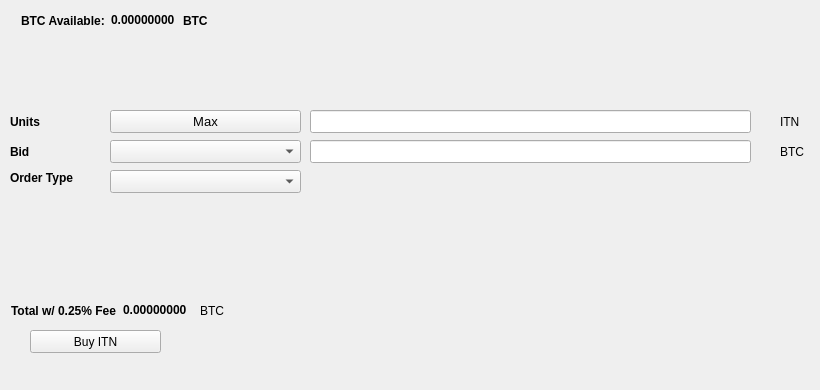
   <widget class="QWidget" name="BuyTab">
    <attribute name="title">
     <string>Buy</string>
    </attribute>
    <widget class="QPushButton" name="BuyITN">
     <property name="geometry">
      <rect>
       <x>30</x>
       <y>330</y>
       <width>131</width>
       <height>23</height>
      </rect>
     </property>
     <property name="text">
      <string>Buy ITN</string>
     </property>
     <property name="icon">
      <iconset resource="../itn.qrc">
       <normaloff>:/icons/bitcoin</normaloff>:/icons/bitcoin</iconset>
     </property>
    </widget>
    <widget class="QLabel" name="label_3">
     <property name="geometry">
      <rect>
       <x>10</x>
       <y>110</y>
       <width>46</width>
       <height>23</height>
      </rect>
     </property>
     <property name="font">
      <font>
       <weight>75</weight>
       <bold>true</bold>
      </font>
     </property>
     <property name="text">
      <string>Units</string>
     </property>
    </widget>
    <widget class="QLineEdit" name="UnitsInput">
     <property name="geometry">
      <rect>
       <x>310</x>
       <y>110</y>
       <width>441</width>
       <height>23</height>
      </rect>
     </property>
     <property name="font">
      <font>
       <pointsize>9</pointsize>
       <weight>75</weight>
       <bold>true</bold>
      </font>
     </property>
    </widget>
    <widget class="QLineEdit" name="BuyBidPriceEdit">
     <property name="geometry">
      <rect>
       <x>310</x>
       <y>140</y>
       <width>441</width>
       <height>23</height>
      </rect>
     </property>
     <property name="font">
      <font>
       <pointsize>9</pointsize>
       <weight>75</weight>
       <bold>true</bold>
      </font>
     </property>
    </widget>
    <widget class="QLabel" name="label_4">
     <property name="geometry">
      <rect>
       <x>780</x>
       <y>110</y>
       <width>31</width>
       <height>23</height>
      </rect>
     </property>
     <property name="text">
      <string>ITN</string>
     </property>
    </widget>
    <widget class="QLabel" name="label_5">
     <property name="geometry">
      <rect>
       <x>780</x>
       <y>140</y>
       <width>31</width>
       <height>23</height>
      </rect>
     </property>
     <property name="text">
      <string>BTC</string>
     </property>
    </widget>
    <widget class="QLabel" name="label_6">
     <property name="geometry">
      <rect>
       <x>10</x>
       <y>140</y>
       <width>46</width>
       <height>23</height>
      </rect>
     </property>
     <property name="font">
      <font>
       <weight>75</weight>
       <bold>true</bold>
      </font>
     </property>
     <property name="text">
      <string>Bid</string>
     </property>
    </widget>
    <widget class="QLabel" name="label_7">
     <property name="geometry">
      <rect>
       <x>10</x>
       <y>170</y>
       <width>91</width>
       <height>16</height>
      </rect>
     </property>
     <property name="font">
      <font>
       <weight>75</weight>
       <bold>true</bold>
      </font>
     </property>
     <property name="text">
      <string>Order Type</string>
     </property>
    </widget>
    <widget class="QPushButton" name="Buy_Max_Amount">
     <property name="geometry">
      <rect>
       <x>110</x>
       <y>110</y>
       <width>191</width>
       <height>23</height>
      </rect>
     </property>
     <property name="font">
      <font>
       <pointsize>10</pointsize>
      </font>
     </property>
     <property name="text">
      <string>Max</string>
     </property>
    </widget>
    <widget class="QComboBox" name="BuyBidcomboBox">
     <property name="geometry">
      <rect>
       <x>110</x>
       <y>140</y>
       <width>191</width>
       <height>23</height>
      </rect>
     </property>
     <property name="font">
      <font>
       <pointsize>10</pointsize>
      </font>
     </property>
    </widget>
    <widget class="QComboBox" name="buyOrdertypeCombo">
     <property name="geometry">
      <rect>
       <x>110</x>
       <y>170</y>
       <width>191</width>
       <height>23</height>
      </rect>
     </property>
     <property name="font">
      <font>
       <pointsize>10</pointsize>
      </font>
     </property>
    </widget>
    <widget class="QWidget" name="layoutWidget1">
     <property name="geometry">
      <rect>
       <x>21</x>
       <y>11</y>
       <width>227</width>
       <height>19</height>
      </rect>
     </property>
     <layout class="QHBoxLayout" name="horizontalLayout_3">
      <item>
       <widget class="QLabel" name="label232">
        <property name="font">
         <font>
          <weight>75</weight>
          <bold>true</bold>
         </font>
        </property>
        <property name="text">
         <string>BTC Available:</string>
        </property>
       </widget>
      </item>
      <item>
       <widget class="QLabel" name="BtcAvailableLbl">
        <property name="palette">
         <palette>
          <active>
           <colorrole role="WindowText">
            <brush brushstyle="SolidPattern">
             <color alpha="255">
              <red>0</red>
              <green>0</green>
              <blue>0</blue>
             </color>
            </brush>
           </colorrole>
           <colorrole role="Button">
            <brush brushstyle="SolidPattern">
             <color alpha="255">
              <red>0</red>
              <green>170</green>
              <blue>0</blue>
             </color>
            </brush>
           </colorrole>
           <colorrole role="Light">
            <brush brushstyle="SolidPattern">
             <color alpha="255">
              <red>0</red>
              <green>255</green>
              <blue>0</blue>
             </color>
            </brush>
           </colorrole>
           <colorrole role="Midlight">
            <brush brushstyle="SolidPattern">
             <color alpha="255">
              <red>0</red>
              <green>212</green>
              <blue>0</blue>
             </color>
            </brush>
           </colorrole>
           <colorrole role="Dark">
            <brush brushstyle="SolidPattern">
             <color alpha="255">
              <red>0</red>
              <green>85</green>
              <blue>0</blue>
             </color>
            </brush>
           </colorrole>
           <colorrole role="Mid">
            <brush brushstyle="SolidPattern">
             <color alpha="255">
              <red>0</red>
              <green>113</green>
              <blue>0</blue>
             </color>
            </brush>
           </colorrole>
           <colorrole role="Text">
            <brush brushstyle="SolidPattern">
             <color alpha="255">
              <red>0</red>
              <green>170</green>
              <blue>0</blue>
             </color>
            </brush>
           </colorrole>
           <colorrole role="BrightText">
            <brush brushstyle="SolidPattern">
             <color alpha="255">
              <red>255</red>
              <green>255</green>
              <blue>255</blue>
             </color>
            </brush>
           </colorrole>
           <colorrole role="ButtonText">
            <brush brushstyle="SolidPattern">
             <color alpha="255">
              <red>0</red>
              <green>0</green>
              <blue>0</blue>
             </color>
            </brush>
           </colorrole>
           <colorrole role="Base">
            <brush brushstyle="SolidPattern">
             <color alpha="255">
              <red>255</red>
              <green>255</green>
              <blue>255</blue>
             </color>
            </brush>
           </colorrole>
           <colorrole role="Window">
            <brush brushstyle="SolidPattern">
             <color alpha="255">
              <red>0</red>
              <green>170</green>
              <blue>0</blue>
             </color>
            </brush>
           </colorrole>
           <colorrole role="Shadow">
            <brush brushstyle="SolidPattern">
             <color alpha="255">
              <red>0</red>
              <green>0</green>
              <blue>0</blue>
             </color>
            </brush>
           </colorrole>
           <colorrole role="AlternateBase">
            <brush brushstyle="SolidPattern">
             <color alpha="255">
              <red>127</red>
              <green>212</green>
              <blue>127</blue>
             </color>
            </brush>
           </colorrole>
           <colorrole role="ToolTipBase">
            <brush brushstyle="SolidPattern">
             <color alpha="255">
              <red>255</red>
              <green>255</green>
              <blue>220</blue>
             </color>
            </brush>
           </colorrole>
           <colorrole role="ToolTipText">
            <brush brushstyle="SolidPattern">
             <color alpha="255">
              <red>0</red>
              <green>0</green>
              <blue>0</blue>
             </color>
            </brush>
           </colorrole>
          </active>
          <inactive>
           <colorrole role="WindowText">
            <brush brushstyle="SolidPattern">
             <color alpha="255">
              <red>0</red>
              <green>0</green>
              <blue>0</blue>
             </color>
            </brush>
           </colorrole>
           <colorrole role="Button">
            <brush brushstyle="SolidPattern">
             <color alpha="255">
              <red>0</red>
              <green>170</green>
              <blue>0</blue>
             </color>
            </brush>
           </colorrole>
           <colorrole role="Light">
            <brush brushstyle="SolidPattern">
             <color alpha="255">
              <red>0</red>
              <green>255</green>
              <blue>0</blue>
             </color>
            </brush>
           </colorrole>
           <colorrole role="Midlight">
            <brush brushstyle="SolidPattern">
             <color alpha="255">
              <red>0</red>
              <green>212</green>
              <blue>0</blue>
             </color>
            </brush>
           </colorrole>
           <colorrole role="Dark">
            <brush brushstyle="SolidPattern">
             <color alpha="255">
              <red>0</red>
              <green>85</green>
              <blue>0</blue>
             </color>
            </brush>
           </colorrole>
           <colorrole role="Mid">
            <brush brushstyle="SolidPattern">
             <color alpha="255">
              <red>0</red>
              <green>113</green>
              <blue>0</blue>
             </color>
            </brush>
           </colorrole>
           <colorrole role="Text">
            <brush brushstyle="SolidPattern">
             <color alpha="255">
              <red>0</red>
              <green>170</green>
              <blue>0</blue>
             </color>
            </brush>
           </colorrole>
           <colorrole role="BrightText">
            <brush brushstyle="SolidPattern">
             <color alpha="255">
              <red>255</red>
              <green>255</green>
              <blue>255</blue>
             </color>
            </brush>
           </colorrole>
           <colorrole role="ButtonText">
            <brush brushstyle="SolidPattern">
             <color alpha="255">
              <red>0</red>
              <green>0</green>
              <blue>0</blue>
             </color>
            </brush>
           </colorrole>
           <colorrole role="Base">
            <brush brushstyle="SolidPattern">
             <color alpha="255">
              <red>255</red>
              <green>255</green>
              <blue>255</blue>
             </color>
            </brush>
           </colorrole>
           <colorrole role="Window">
            <brush brushstyle="SolidPattern">
             <color alpha="255">
              <red>0</red>
              <green>170</green>
              <blue>0</blue>
             </color>
            </brush>
           </colorrole>
           <colorrole role="Shadow">
            <brush brushstyle="SolidPattern">
             <color alpha="255">
              <red>0</red>
              <green>0</green>
              <blue>0</blue>
             </color>
            </brush>
           </colorrole>
           <colorrole role="AlternateBase">
            <brush brushstyle="SolidPattern">
             <color alpha="255">
              <red>127</red>
              <green>212</green>
              <blue>127</blue>
             </color>
            </brush>
           </colorrole>
           <colorrole role="ToolTipBase">
            <brush brushstyle="SolidPattern">
             <color alpha="255">
              <red>255</red>
              <green>255</green>
              <blue>220</blue>
             </color>
            </brush>
           </colorrole>
           <colorrole role="ToolTipText">
            <brush brushstyle="SolidPattern">
             <color alpha="255">
              <red>0</red>
              <green>0</green>
              <blue>0</blue>
             </color>
            </brush>
           </colorrole>
          </inactive>
          <disabled>
           <colorrole role="WindowText">
            <brush brushstyle="SolidPattern">
             <color alpha="255">
              <red>0</red>
              <green>85</green>
              <blue>0</blue>
             </color>
            </brush>
           </colorrole>
           <colorrole role="Button">
            <brush brushstyle="SolidPattern">
             <color alpha="255">
              <red>0</red>
              <green>170</green>
              <blue>0</blue>
             </color>
            </brush>
           </colorrole>
           <colorrole role="Light">
            <brush brushstyle="SolidPattern">
             <color alpha="255">
              <red>0</red>
              <green>255</green>
              <blue>0</blue>
             </color>
            </brush>
           </colorrole>
           <colorrole role="Midlight">
            <brush brushstyle="SolidPattern">
             <color alpha="255">
              <red>0</red>
              <green>212</green>
              <blue>0</blue>
             </color>
            </brush>
           </colorrole>
           <colorrole role="Dark">
            <brush brushstyle="SolidPattern">
             <color alpha="255">
              <red>0</red>
              <green>85</green>
              <blue>0</blue>
             </color>
            </brush>
           </colorrole>
           <colorrole role="Mid">
            <brush brushstyle="SolidPattern">
             <color alpha="255">
              <red>0</red>
              <green>113</green>
              <blue>0</blue>
             </color>
            </brush>
           </colorrole>
           <colorrole role="Text">
            <brush brushstyle="SolidPattern">
             <color alpha="255">
              <red>0</red>
              <green>85</green>
              <blue>0</blue>
             </color>
            </brush>
           </colorrole>
           <colorrole role="BrightText">
            <brush brushstyle="SolidPattern">
             <color alpha="255">
              <red>255</red>
              <green>255</green>
              <blue>255</blue>
             </color>
            </brush>
           </colorrole>
           <colorrole role="ButtonText">
            <brush brushstyle="SolidPattern">
             <color alpha="255">
              <red>0</red>
              <green>85</green>
              <blue>0</blue>
             </color>
            </brush>
           </colorrole>
           <colorrole role="Base">
            <brush brushstyle="SolidPattern">
             <color alpha="255">
              <red>0</red>
              <green>170</green>
              <blue>0</blue>
             </color>
            </brush>
           </colorrole>
           <colorrole role="Window">
            <brush brushstyle="SolidPattern">
             <color alpha="255">
              <red>0</red>
              <green>170</green>
              <blue>0</blue>
             </color>
            </brush>
           </colorrole>
           <colorrole role="Shadow">
            <brush brushstyle="SolidPattern">
             <color alpha="255">
              <red>0</red>
              <green>0</green>
              <blue>0</blue>
             </color>
            </brush>
           </colorrole>
           <colorrole role="AlternateBase">
            <brush brushstyle="SolidPattern">
             <color alpha="255">
              <red>0</red>
              <green>170</green>
              <blue>0</blue>
             </color>
            </brush>
           </colorrole>
           <colorrole role="ToolTipBase">
            <brush brushstyle="SolidPattern">
             <color alpha="255">
              <red>255</red>
              <green>255</green>
              <blue>220</blue>
             </color>
            </brush>
           </colorrole>
           <colorrole role="ToolTipText">
            <brush brushstyle="SolidPattern">
             <color alpha="255">
              <red>0</red>
              <green>0</green>
              <blue>0</blue>
             </color>
            </brush>
           </colorrole>
          </disabled>
         </palette>
        </property>
        <property name="font">
         <font>
          <weight>75</weight>
          <bold>true</bold>
         </font>
        </property>
        <property name="text">
         <string>0.00000000</string>
        </property>
        <property name="textInteractionFlags">
         <set>Qt::LinksAccessibleByMouse|Qt::TextSelectableByKeyboard|Qt::TextSelectableByMouse</set>
        </property>
       </widget>
      </item>
      <item>
       <widget class="QLabel" name="BtcAvailableLbl_2">
        <property name="font">
         <font>
          <weight>75</weight>
          <bold>true</bold>
         </font>
        </property>
        <property name="text">
         <string>BTC</string>
        </property>
       </widget>
      </item>
     </layout>
    </widget>
    <widget class="QWidget" name="layoutWidge2">
     <property name="geometry">
      <rect>
       <x>11</x>
       <y>301</y>
       <width>259</width>
       <height>19</height>
      </rect>
     </property>
     <layout class="QHBoxLayout" name="horizontalLayout_4">
      <item>
       <widget class="QLabel" name="label_9">
        <property name="font">
         <font>
          <weight>75</weight>
          <bold>true</bold>
         </font>
        </property>
        <property name="text">
         <string>Total w/ 0.25% Fee</string>
        </property>
       </widget>
      </item>
      <item>
       <widget class="QLabel" name="BuyCostLabel">
        <property name="palette">
         <palette>
          <active>
           <colorrole role="WindowText">
            <brush brushstyle="SolidPattern">
             <color alpha="255">
              <red>0</red>
              <green>0</green>
              <blue>0</blue>
             </color>
            </brush>
           </colorrole>
           <colorrole role="Button">
            <brush brushstyle="SolidPattern">
             <color alpha="255">
              <red>0</red>
              <green>170</green>
              <blue>0</blue>
             </color>
            </brush>
           </colorrole>
           <colorrole role="Light">
            <brush brushstyle="SolidPattern">
             <color alpha="255">
              <red>0</red>
              <green>255</green>
              <blue>0</blue>
             </color>
            </brush>
           </colorrole>
           <colorrole role="Midlight">
            <brush brushstyle="SolidPattern">
             <color alpha="255">
              <red>0</red>
              <green>212</green>
              <blue>0</blue>
             </color>
            </brush>
           </colorrole>
           <colorrole role="Dark">
            <brush brushstyle="SolidPattern">
             <color alpha="255">
              <red>0</red>
              <green>85</green>
              <blue>0</blue>
             </color>
            </brush>
           </colorrole>
           <colorrole role="Mid">
            <brush brushstyle="SolidPattern">
             <color alpha="255">
              <red>0</red>
              <green>113</green>
              <blue>0</blue>
             </color>
            </brush>
           </colorrole>
           <colorrole role="Text">
            <brush brushstyle="SolidPattern">
             <color alpha="255">
              <red>0</red>
              <green>170</green>
              <blue>0</blue>
             </color>
            </brush>
           </colorrole>
           <colorrole role="BrightText">
            <brush brushstyle="SolidPattern">
             <color alpha="255">
              <red>255</red>
              <green>255</green>
              <blue>255</blue>
             </color>
            </brush>
           </colorrole>
           <colorrole role="ButtonText">
            <brush brushstyle="SolidPattern">
             <color alpha="255">
              <red>0</red>
              <green>0</green>
              <blue>0</blue>
             </color>
            </brush>
           </colorrole>
           <colorrole role="Base">
            <brush brushstyle="SolidPattern">
             <color alpha="255">
              <red>255</red>
              <green>255</green>
              <blue>255</blue>
             </color>
            </brush>
           </colorrole>
           <colorrole role="Window">
            <brush brushstyle="SolidPattern">
             <color alpha="255">
              <red>0</red>
              <green>170</green>
              <blue>0</blue>
             </color>
            </brush>
           </colorrole>
           <colorrole role="Shadow">
            <brush brushstyle="SolidPattern">
             <color alpha="255">
              <red>0</red>
              <green>0</green>
              <blue>0</blue>
             </color>
            </brush>
           </colorrole>
           <colorrole role="AlternateBase">
            <brush brushstyle="SolidPattern">
             <color alpha="255">
              <red>127</red>
              <green>212</green>
              <blue>127</blue>
             </color>
            </brush>
           </colorrole>
           <colorrole role="ToolTipBase">
            <brush brushstyle="SolidPattern">
             <color alpha="255">
              <red>255</red>
              <green>255</green>
              <blue>220</blue>
             </color>
            </brush>
           </colorrole>
           <colorrole role="ToolTipText">
            <brush brushstyle="SolidPattern">
             <color alpha="255">
              <red>0</red>
              <green>0</green>
              <blue>0</blue>
             </color>
            </brush>
           </colorrole>
          </active>
          <inactive>
           <colorrole role="WindowText">
            <brush brushstyle="SolidPattern">
             <color alpha="255">
              <red>0</red>
              <green>0</green>
              <blue>0</blue>
             </color>
            </brush>
           </colorrole>
           <colorrole role="Button">
            <brush brushstyle="SolidPattern">
             <color alpha="255">
              <red>0</red>
              <green>170</green>
              <blue>0</blue>
             </color>
            </brush>
           </colorrole>
           <colorrole role="Light">
            <brush brushstyle="SolidPattern">
             <color alpha="255">
              <red>0</red>
              <green>255</green>
              <blue>0</blue>
             </color>
            </brush>
           </colorrole>
           <colorrole role="Midlight">
            <brush brushstyle="SolidPattern">
             <color alpha="255">
              <red>0</red>
              <green>212</green>
              <blue>0</blue>
             </color>
            </brush>
           </colorrole>
           <colorrole role="Dark">
            <brush brushstyle="SolidPattern">
             <color alpha="255">
              <red>0</red>
              <green>85</green>
              <blue>0</blue>
             </color>
            </brush>
           </colorrole>
           <colorrole role="Mid">
            <brush brushstyle="SolidPattern">
             <color alpha="255">
              <red>0</red>
              <green>113</green>
              <blue>0</blue>
             </color>
            </brush>
           </colorrole>
           <colorrole role="Text">
            <brush brushstyle="SolidPattern">
             <color alpha="255">
              <red>0</red>
              <green>170</green>
              <blue>0</blue>
             </color>
            </brush>
           </colorrole>
           <colorrole role="BrightText">
            <brush brushstyle="SolidPattern">
             <color alpha="255">
              <red>255</red>
              <green>255</green>
              <blue>255</blue>
             </color>
            </brush>
           </colorrole>
           <colorrole role="ButtonText">
            <brush brushstyle="SolidPattern">
             <color alpha="255">
              <red>0</red>
              <green>0</green>
              <blue>0</blue>
             </color>
            </brush>
           </colorrole>
           <colorrole role="Base">
            <brush brushstyle="SolidPattern">
             <color alpha="255">
              <red>255</red>
              <green>255</green>
              <blue>255</blue>
             </color>
            </brush>
           </colorrole>
           <colorrole role="Window">
            <brush brushstyle="SolidPattern">
             <color alpha="255">
              <red>0</red>
              <green>170</green>
              <blue>0</blue>
             </color>
            </brush>
           </colorrole>
           <colorrole role="Shadow">
            <brush brushstyle="SolidPattern">
             <color alpha="255">
              <red>0</red>
              <green>0</green>
              <blue>0</blue>
             </color>
            </brush>
           </colorrole>
           <colorrole role="AlternateBase">
            <brush brushstyle="SolidPattern">
             <color alpha="255">
              <red>127</red>
              <green>212</green>
              <blue>127</blue>
             </color>
            </brush>
           </colorrole>
           <colorrole role="ToolTipBase">
            <brush brushstyle="SolidPattern">
             <color alpha="255">
              <red>255</red>
              <green>255</green>
              <blue>220</blue>
             </color>
            </brush>
           </colorrole>
           <colorrole role="ToolTipText">
            <brush brushstyle="SolidPattern">
             <color alpha="255">
              <red>0</red>
              <green>0</green>
              <blue>0</blue>
             </color>
            </brush>
           </colorrole>
          </inactive>
          <disabled>
           <colorrole role="WindowText">
            <brush brushstyle="SolidPattern">
             <color alpha="255">
              <red>0</red>
              <green>85</green>
              <blue>0</blue>
             </color>
            </brush>
           </colorrole>
           <colorrole role="Button">
            <brush brushstyle="SolidPattern">
             <color alpha="255">
              <red>0</red>
              <green>170</green>
              <blue>0</blue>
             </color>
            </brush>
           </colorrole>
           <colorrole role="Light">
            <brush brushstyle="SolidPattern">
             <color alpha="255">
              <red>0</red>
              <green>255</green>
              <blue>0</blue>
             </color>
            </brush>
           </colorrole>
           <colorrole role="Midlight">
            <brush brushstyle="SolidPattern">
             <color alpha="255">
              <red>0</red>
              <green>212</green>
              <blue>0</blue>
             </color>
            </brush>
           </colorrole>
           <colorrole role="Dark">
            <brush brushstyle="SolidPattern">
             <color alpha="255">
              <red>0</red>
              <green>85</green>
              <blue>0</blue>
             </color>
            </brush>
           </colorrole>
           <colorrole role="Mid">
            <brush brushstyle="SolidPattern">
             <color alpha="255">
              <red>0</red>
              <green>113</green>
              <blue>0</blue>
             </color>
            </brush>
           </colorrole>
           <colorrole role="Text">
            <brush brushstyle="SolidPattern">
             <color alpha="255">
              <red>0</red>
              <green>85</green>
              <blue>0</blue>
             </color>
            </brush>
           </colorrole>
           <colorrole role="BrightText">
            <brush brushstyle="SolidPattern">
             <color alpha="255">
              <red>255</red>
              <green>255</green>
              <blue>255</blue>
             </color>
            </brush>
           </colorrole>
           <colorrole role="ButtonText">
            <brush brushstyle="SolidPattern">
             <color alpha="255">
              <red>0</red>
              <green>85</green>
              <blue>0</blue>
             </color>
            </brush>
           </colorrole>
           <colorrole role="Base">
            <brush brushstyle="SolidPattern">
             <color alpha="255">
              <red>0</red>
              <green>170</green>
              <blue>0</blue>
             </color>
            </brush>
           </colorrole>
           <colorrole role="Window">
            <brush brushstyle="SolidPattern">
             <color alpha="255">
              <red>0</red>
              <green>170</green>
              <blue>0</blue>
             </color>
            </brush>
           </colorrole>
           <colorrole role="Shadow">
            <brush brushstyle="SolidPattern">
             <color alpha="255">
              <red>0</red>
              <green>0</green>
              <blue>0</blue>
             </color>
            </brush>
           </colorrole>
           <colorrole role="AlternateBase">
            <brush brushstyle="SolidPattern">
             <color alpha="255">
              <red>0</red>
              <green>170</green>
              <blue>0</blue>
             </color>
            </brush>
           </colorrole>
           <colorrole role="ToolTipBase">
            <brush brushstyle="SolidPattern">
             <color alpha="255">
              <red>255</red>
              <green>255</green>
              <blue>220</blue>
             </color>
            </brush>
           </colorrole>
           <colorrole role="ToolTipText">
            <brush brushstyle="SolidPattern">
             <color alpha="255">
              <red>0</red>
              <green>0</green>
              <blue>0</blue>
             </color>
            </brush>
           </colorrole>
          </disabled>
         </palette>
        </property>
        <property name="font">
         <font>
          <weight>75</weight>
          <bold>true</bold>
         </font>
        </property>
        <property name="autoFillBackground">
         <bool>false</bool>
        </property>
        <property name="text">
         <string>0.00000000</string>
        </property>
        <property name="textInteractionFlags">
         <set>Qt::LinksAccessibleByMouse|Qt::TextSelectableByMouse</set>
        </property>
       </widget>
      </item>
      <item>
       <widget class="QLabel" name="label_10">
        <property name="font">
         <font>
          <weight>50</weight>
          <bold>false</bold>
         </font>
        </property>
        <property name="text">
         <string>BTC</string>
        </property>
       </widget>
      </item>
     </layout>
    </widget>
    <widget class="QLabel" name="label_24">
     <property name="geometry">
      <rect>
       <x>460</x>
       <y>300</y>
       <width>281</width>
       <height>81</height>
      </rect>
     </property>
     <property name="text">
      <string/>
     </property>
     <property name="pixmap">
      <pixmap>:/images/bittrex</pixmap>
     </property>
    </widget>
   </widget>
